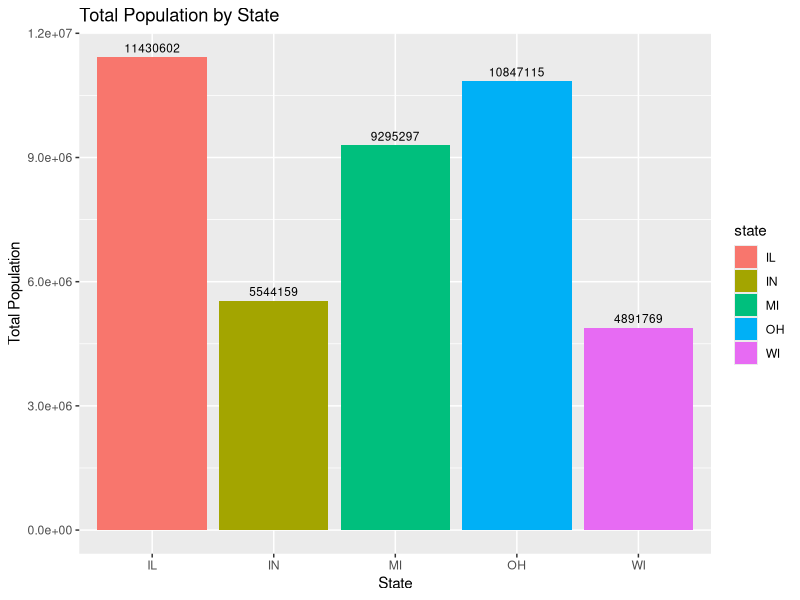
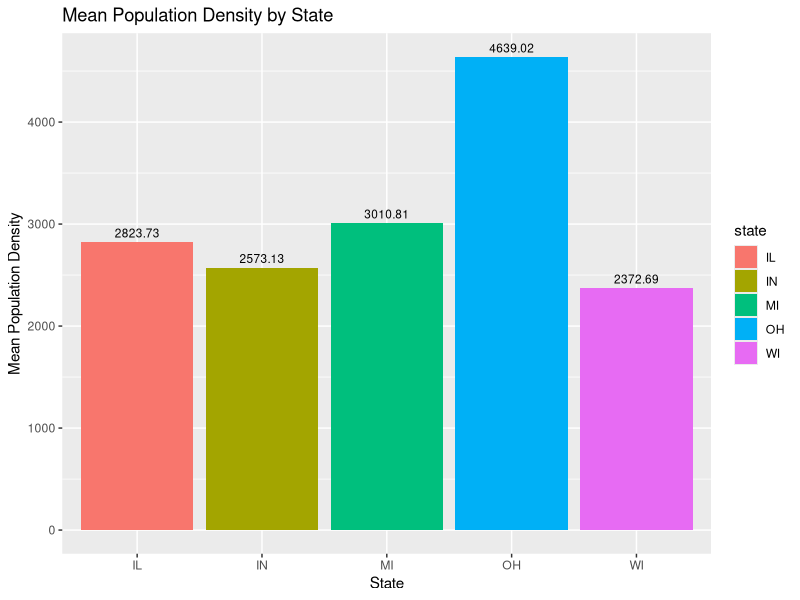
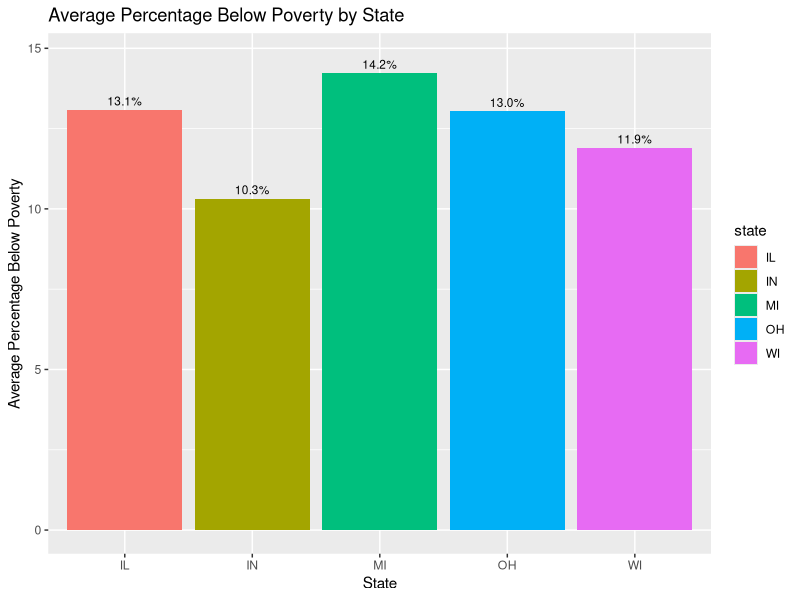
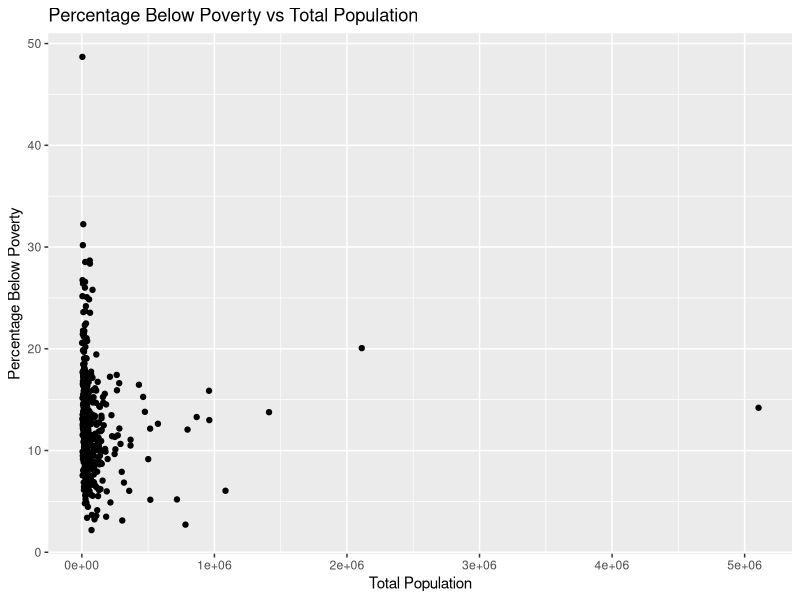
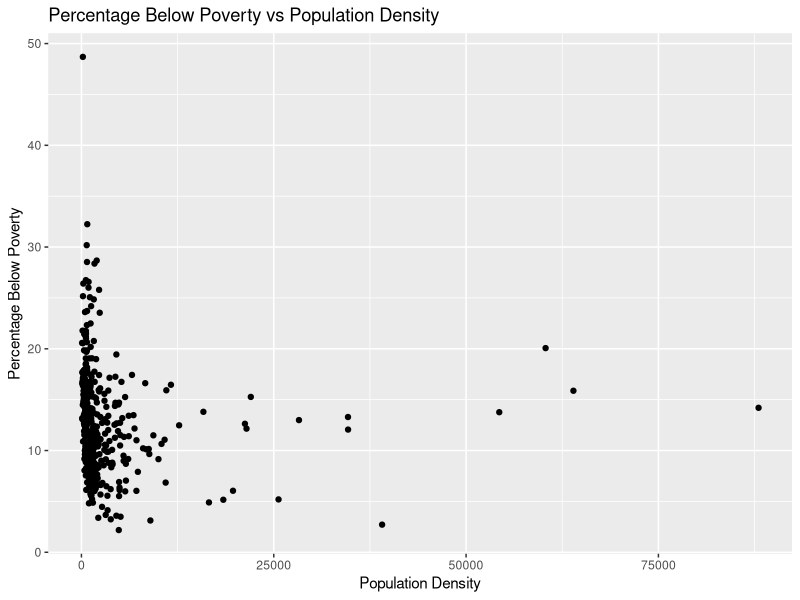
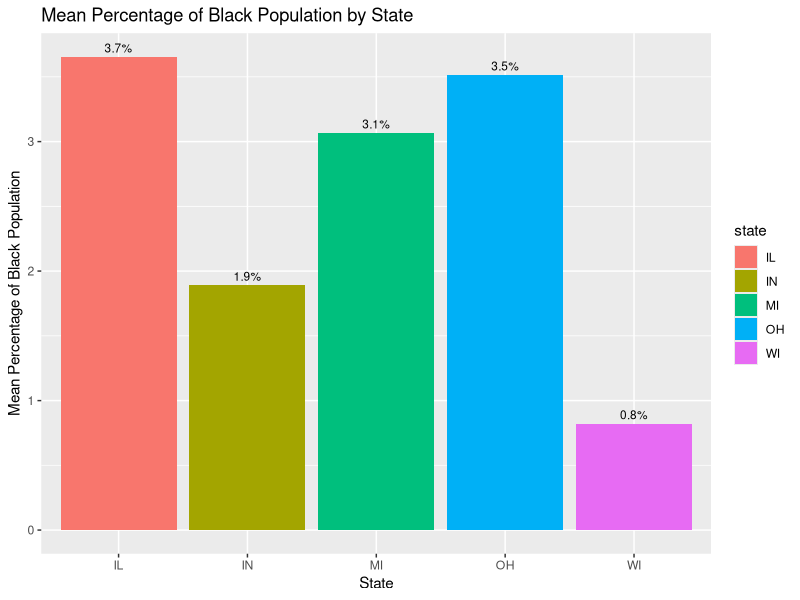
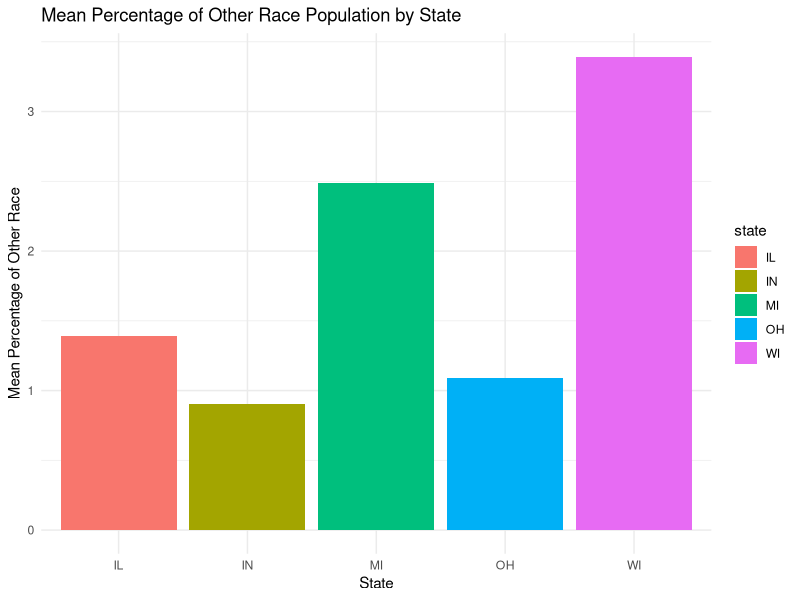
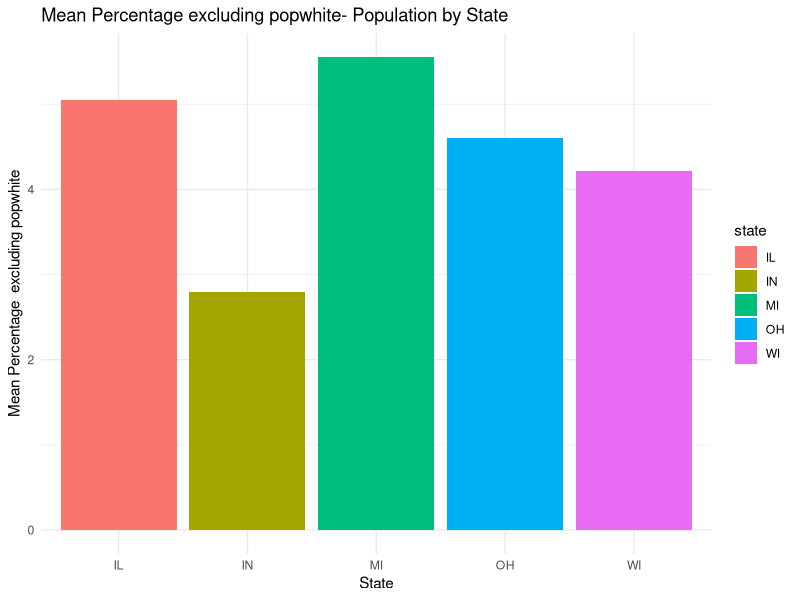

Reproduce these figures in R, in order.
## ---- chunk 1
#loading libraries
library(tidyverse)
library(dplyr)
library(ggplot2)
library(broom)
## ---- chunk 2
data("midwest")
df<-midwest
colnames(midwest)
## ---- chunk 3
total_population_by_state <- df %>%
  group_by(state) %>%
  summarise(total_population = sum(poptotal, na.rm = TRUE)) %>%
  arrange(desc(total_population))
print(total_population_by_state)
## ---- chunk 4
ggplot(total_population_by_state, aes(x = state, y = total_population, fill = state)) +
  geom_bar(stat = "identity") +
  geom_text(aes(label = sprintf("%d", total_population)),
            position = position_dodge(width = 0.9), vjust = -0.5, color = "black", size = 3) +
  labs(title = "Total Population by State",
       x = "State",
       y = "Total Population")
 
## ---- chunk 5
popdensity_data <- df %>%
  group_by(state) %>%
  summarise(mean_popdensity = mean(popdensity, na.rm = TRUE)) %>%
  arrange(desc(mean_popdensity))
popdensity_data
## ---- chunk 6
# Bar plot for population density by state
ggplot(popdensity_data, aes(x = state, y = mean_popdensity, fill = state)) +
  geom_bar(stat = "identity") +
  geom_text(aes(label = sprintf("%.2f", mean_popdensity)),
            position = position_dodge(width = 0.9), vjust = -0.5, color = "black", size = 3) +
  labs(title = "Mean Population Density by State",
       x = "State",
       y = "Mean Population Density")

## ---- chunk 7
ggplot(df, aes(x = state, y = percbelowpoverty, fill = state)) +
  geom_bar(stat = "summary", fun = "mean", position = position_dodge2(width = 0.5)) +
  geom_text(stat = "summary", aes(label = sprintf("%.1f%%", after_stat(y))),
            position = position_dodge2(width = 0.8), vjust = -0.5, color = "black", size = 3) +
  labs(title = "Average Percentage Below Poverty by State", x = "State", y = "Average Percentage Below Poverty")
## ---- chunk 8
# Scatter plot for percbelowpoverty vs poptotal
ggplot(df, aes(x = poptotal, y = percbelowpoverty)) +
  geom_point() +
  labs(title = "Percentage Below Poverty vs Total Population",
       x = "Total Population",
       y = "Percentage Below Poverty")

# Scatter plot for percbelowpoverty vs popdensity
ggplot(df, aes(x = popdensity, y = percbelowpoverty)) +
  geom_point() +
  labs(title = "Percentage Below Poverty vs Population Density",
       x = "Population Density",
       y = "Percentage Below Poverty")

## ---- chunk 9
#correlation between poptotal and percbelowpoverty
correlation_poptotal <- cor(df$poptotal, df$percbelowpoverty)
correlation_poptotal
## ---- chunk 10
#correlation between popdensity and percbelowpoverty
correlation_popdensity <- cor(df$popdensity, df$percbelowpoverty)
correlation_popdensity

## ---- chunk 11
lm_model_poptotal <- lm(percbelowpoverty ~ poptotal, data = df)
summary(lm_model_poptotal)
## ---- chunk 12
lm_model_popdensity <- lm(percbelowpoverty ~ popdensity, data = df)
summary(lm_model_popdensity)
## ---- chunk 13
state_percblack <- df %>%
  group_by(state) %>%
  summarise(mean_percblack = mean(percblack, na.rm = TRUE)) %>%
  arrange(desc(mean_percblack)) %>%
  print()
print(state_percblack)
## ---- chunk 14
# Bar plot
ggplot(state_percblack, aes(x = state, y = mean_percblack, fill = state)) +
  geom_bar(stat = "identity") +
  geom_text(aes(label = sprintf("%.1f%%", mean_percblack)),
            position = position_dodge(width = 0.9), vjust = -0.5, color = "black", size = 3) +
  labs(title = "Mean Percentage of Black Population by State",
       x = "State",
       y = "Mean Percentage of Black Population")

## ---- chunk 15
#grouping races other than popwhite for future analysis
df3 <- df%>%
  mutate(other_race= percasian+percamerindan+percother)

other_race_percpop <- df3 %>%
  group_by(state) %>%
  summarise(mean_other = mean(other_race, na.rm = TRUE)) %>%
  arrange(desc(mean_other))
print(other_race_percpop)
## ---- chunk 16
ggplot(other_race_percpop, aes(x = state, y = mean_other, fill = state)) +
  geom_bar(stat = "identity") +
  labs(title = "Mean Percentage of Other Race Population by State",
       x = "State",
       y = "Mean Percentage of Other Race") +
  theme_minimal()

## ---- chunk 17
df4 <- df%>%
  mutate(others= percblack+percasian+percamerindan+percother)

excluding_popwhite <- df4 %>%
  group_by(state) %>%
  summarise(mean_others_1 = mean(others, na.rm = TRUE)) %>%
  arrange(desc(mean_others_1))
print(excluding_popwhite)

## ---- chunk 18
ggplot(excluding_popwhite, aes(x = state, y = mean_others_1, fill = state)) +
  geom_bar(stat = "identity") +
  labs(title = "Mean Percentage excluding popwhite- Population by State",
       x = "State",
       y = "Mean Percentage  excluding popwhite") +
  theme_minimal()

## ---- chunk 19

statewise_poverty <- df %>%
  group_by(state) %>%
  summarise(mean_percbelowpoverty = mean(percbelowpoverty, na.rm = TRUE)) %>%
  arrange(desc(mean_percbelowpoverty)) 
print(statewise_poverty)

## ---- chunk 20
ggplot(statewise_poverty, aes(x = state, y = mean_percbelowpoverty, fill=state)) +
  geom_bar(stat = "identity") +
  labs(title = "State-wise Mean Percentage Below Poverty", x = "State", y = "Mean Percentage Below Poverty") +
  theme_minimal()
## ---- chunk 21
df2<-df %>% count(percwhite, percblack, percbelowpoverty, percchildbelowpovert, county, state) %>% arrange(state, county)

# Scatter plot for both percwhite and percblack against percbelowpoverty
ggplot(df2, aes(x = percwhite, y = percbelowpoverty, color = "White")) +
  geom_point() +
  geom_point(aes(x = percblack, y = percbelowpoverty, color = "Black")) +
  labs(title = "Scatter Plot: percwhite and percblack vs. percbelowpoverty",
       x = "Percentage of Population",
       y = "Percentage Below Poverty Line",
       color = "Population") +
  scale_color_manual(values = c("White" = "blue", "Black" = "red"))

## ---- chunk 22
cor_matrix<-cor(df2[, c("percwhite", "percblack", "percbelowpoverty")])
cor_matrix
## ---- chunk 23
library(corrplot)
corrplot(cor_matrix, 
         #method = "color", 
         #method = "ellipse",
         method = "number",
         type = "upper", 
         tl.col = "black", 
         tl.srt = 45)
## ---- chunk 24
correlation_coefficient <- cor(df$percblack, df$percbelowpoverty)
print(paste("Correlation Coefficient: ", correlation_coefficient))
## ---- chunk 25
# Linear regression model
model <- lm(percbelowpoverty ~ percblack, data = df)
summary(model)
## ---- chunk 26
lm_blk <- lm(percollege ~ percblack, data = df)
summary(lm_blk)
## ---- chunk 27
# Visualize percblack vs percollege
ggplot(midwest, aes(x = percblack, y = percollege)) +
  geom_point() +
  geom_smooth(method = "lm", se = FALSE, color = "grey") +
  labs(title = "Relationship between Percentage of Black Population and College Education",
       x = "Percentage of Black Population",
       y = "Percentage with College Education") +
  theme_minimal()

## ---- chunk 28
lm_wht <- lm(percollege ~ percwhite, data = df)
summary(lm_wht)
## ---- chunk 29
ggplot(midwest, aes(x = percwhite, y = percollege)) +
  geom_point() +
  geom_smooth(method = "lm", se = FALSE, color = "grey") +
  labs(title = "Relationship between Percentage of White Population and College Education",
       x = "Percentage of White Population",
       y = "Percentage with College Education") +
  theme_minimal()
## ---- chunk 30

lm_result <- lm(percollege ~ percwhite + percblack, data = df)
summary(lm_result)
## ---- chunk 31
ggplot(midwest, aes(x = percwhite, y = perchsd)) +
  geom_point() +
  geom_smooth(method = "lm", se = FALSE, color = "grey") +
  labs(title = "Relationship between Percentage of White Population and school ed",
       x = "Percentage of White Population",
       y = "Percentage with School Education") +
  theme_minimal()
## ---- chunk 32
ggplot(midwest, aes(x = percblack, y = perchsd)) +
  geom_point() +
  geom_smooth(method = "lm", se = FALSE, color = "grey") +
  labs(title = "Relationship between Percentage of Black Population and school ed",
       x = "Percentage of Black Population",
       y = "Percentage with School Education") +
  theme_minimal()
